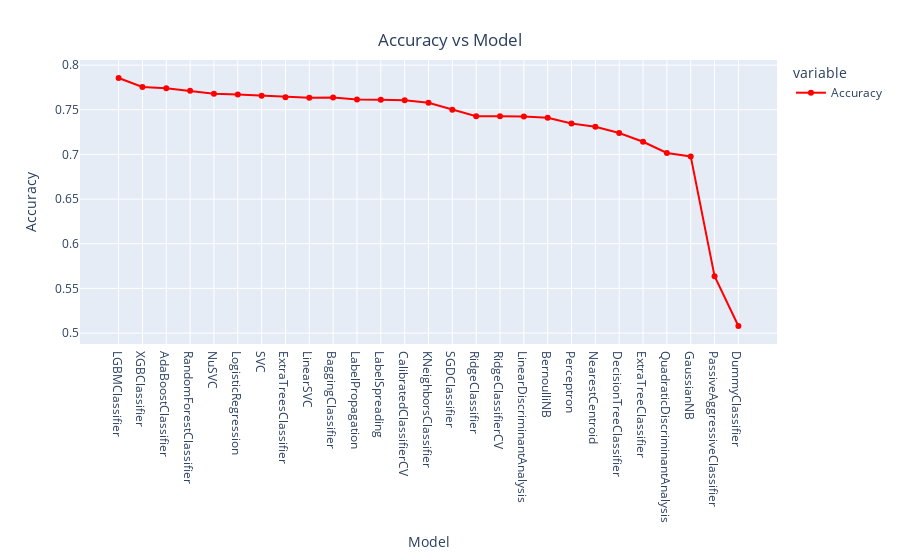

Notebook cell for this chart:
### Code cell
line = px.line(data_frame= models ,y =["Accuracy"] , markers = True)
line.update_xaxes(title="Model",
              rangeslider_visible = False)
line.update_yaxes(title = "Accuracy")
line.update_traces(line_color="red")
line.update_layout(showlegend = True,
    title = {
        'text': 'Accuracy vs Model',
        'y':0.94,
        'x':0.5,
        'xanchor': 'center',
        'yanchor': 'top'})

line.show()

### Figure 1 — Plotly figure (JSON) as saved in the notebook; plotly's stock layout.template omitted (floating-point values rounded to 4 significant figures)
{"data": [{"hovertemplate": "variable=Accuracy<br>Model=%{x}<br>value=%{y}<extra></extra>", "legendgroup": "Accuracy", "line": {"color": "red", "dash": "solid"}, "marker": {"symbol": "circle"}, "mode": "lines+markers", "name": "Accuracy", "orientation": "v", "showlegend": true, "type": "scatter", "x": ["LGBMClassifier", "XGBClassifier", "AdaBoostClassifier", "RandomForestClassifier", "NuSVC", "LogisticRegression", "SVC", "ExtraTreesClassifier", "LinearSVC", "BaggingClassifier", "LabelPropagation", "LabelSpreading", "CalibratedClassifierCV", "KNeighborsClassifier", "SGDClassifier", "RidgeClassifier", "RidgeClassifierCV", "LinearDiscriminantAnalysis", "BernoulliNB", "Perceptron", "NearestCentroid", "DecisionTreeClassifier", "ExtraTreeClassifier", "QuadraticDiscriminantAnalysis", "GaussianNB", "PassiveAggressiveClassifier", "DummyClassifier"], "xaxis": "x", "y": [0.7856, 0.7755, 0.7741, 0.7713, 0.7679, 0.7672, 0.7658, 0.764, 0.7633, 0.7637, 0.7616, 0.7612, 0.7605, 0.7578, 0.7501, 0.7428, 0.7428, 0.7424, 0.741, 0.7348, 0.7309, 0.7239, 0.7142, 0.7016, 0.6978, 0.5636, 0.5078], "yaxis": "y"}], "layout": {"legend": {"title": {"text": "variable"}, "tracegroupgap": 0}, "margin": {"t": 60}, "showlegend": true, "title": {"text": "Accuracy vs Model", "x": 0.5, "xanchor": "center", "y": 0.94, "yanchor": "top"}, "xaxis": {"anchor": "y", "domain": [0, 1], "rangeslider": {"visible": false}, "title": {"text": "Model"}}, "yaxis": {"anchor": "x", "domain": [0, 1], "title": {"text": "Accuracy"}}}}
